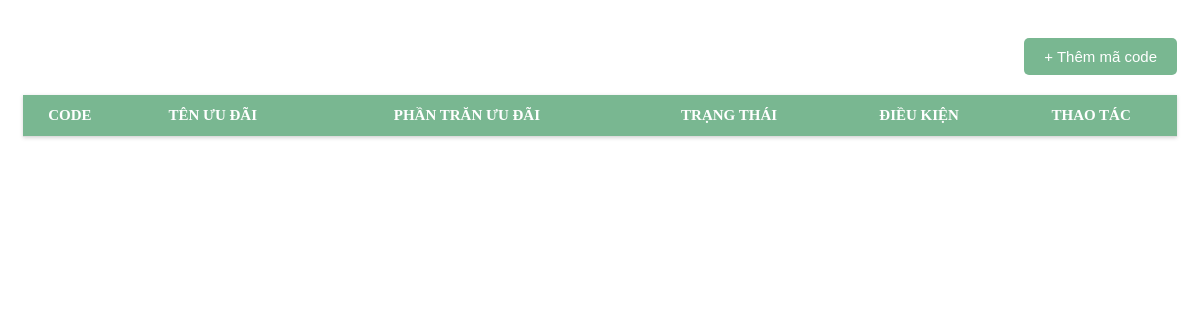
Page /pages/uudaiadmin.php on the earlier database version.
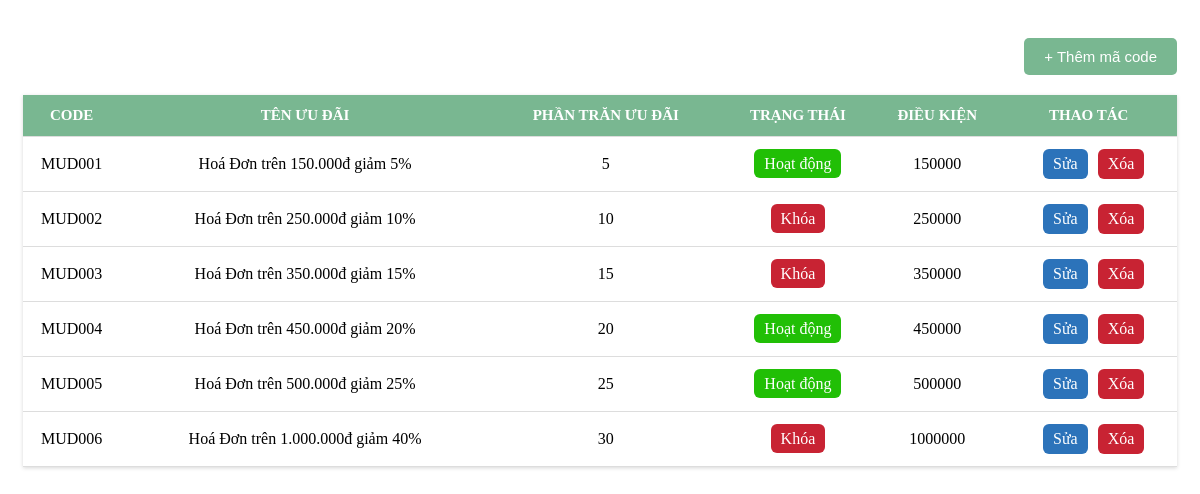
Same page on the later database version.
### tables this page shows
CREATE TABLE `uudai` (
  `CODE` varchar(10) NOT NULL,
  `TENUUDAI` varchar(255) DEFAULT NULL,
  `PHANTRAMUUDAI` int(11) NOT NULL,
  `DIEUKIEN` int(11) NOT NULL,
  `TRANGTHAI` smallint(6) DEFAULT NULL
);

### database/connectDatabase.php (called while the page is built, shortened)
<?php
class connectDatabase{
    public  $conn;
    public function __construct(){
        $this->servername = "localhost";
        $this->username = "root";
        $this->password = "Oanh2004!";
        $this->database = "cinema";
        $this->conn= new mysqli($this->servername,$this->username,$this->password,$this->database);
    }
    public function executeQuery($Querry) {
        try{
            $result = $this->conn->query($Querry);
            return $result;
        }catch(Exception $e){
            echo "Lỗi roogi kìa aaaaa: " . $e->getMessage();
            return false;
        }
    }
}

### pages/uudaiadmin.php (the view, shortened to what this page needs)
<div class="container__endow" id="container__endow">
        <div class="endow__add">
            <button>+ Thêm mã code</button>
        </div>
        <table class="endow">
            <thead>
                <tr>
                    <th>CODE</th>
                    <th>TÊN ƯU ĐÃI</th>
                    <th> PHẦN TRĂN ƯU ĐÃI</th>
                    <th>TRẠNG THÁI</th>
                    <th>ĐIỀU KIỆN</th>
                    <th>THAO TÁC</th>
                </tr>
            </thead>
            <tbody>
                <?php
                    $list = endowList();
                    foreach($list as $item) {
                        echo ' <tr>';
                        echo '<td>'.$item['CODE'].'</td>';
                        echo '<td>'.$item['TENUUDAI'].'</td>';
                        echo '<td>'.$item['PHANTRAMUUDAI']. '</td>';
                        echo '<td><span class="' . (($item['TRANGTHAI'] == 1) ? '' : 'red') . '">' . (($item['TRANGTHAI'] == 1) ? 'Hoạt động' : 'Khóa') . '</span></td>';
                        echo '<td>'.$item['DIEUKIEN'].'</td>';
                        echo '<td>
                                <ul>
                            <li>
                                <a href="" class="endow__edit">
                                    <i class="fa-regular fa-pen-to-square"></i>
                                    Sửa
                                </a>
                            </li>
                            <li>
                                <a href="">
                                    <i class="fa-solid fa-trash-can"></i>
                                    Xóa
                                </a>
                            </li>
                                </ul>
                                </td>';
                        echo '</tr>';
                    }
                ?>
            </tbody>
        </table>
 </div>
<?php
    function endowList() {
        $list = array();
        $conn = new connectDatabase();
        $query = "SELECT * FROM uudai";
        $result = $conn->executeQuery($query);
        if($result) {
            while($row = $result->fetch_assoc()) {
                $list[] = $row;
            }
        }else{
            return;
        }
        return $list;
    }
?>

Differences in the rows shown:
added uudai: CODE "MUD001", TENUUDAI "Hoá Đơn trên 150.000đ giảm 5%", PHANTRAMUUDAI "5", TRANGTHAI "Hoạt động", DIEUKIEN "150000"
added uudai: CODE "MUD002", TENUUDAI "Hoá Đơn trên 250.000đ giảm 10%", PHANTRAMUUDAI "10", TRANGTHAI "Khóa", DIEUKIEN "250000"
added uudai: CODE "MUD003", TENUUDAI "Hoá Đơn trên 350.000đ giảm 15%", PHANTRAMUUDAI "15", TRANGTHAI "Khóa", DIEUKIEN "350000"
added uudai: CODE "MUD004", TENUUDAI "Hoá Đơn trên 450.000đ giảm 20%", PHANTRAMUUDAI "20", TRANGTHAI "Hoạt động", DIEUKIEN "450000"
added uudai: CODE "MUD005", TENUUDAI "Hoá Đơn trên 500.000đ giảm 25%", PHANTRAMUUDAI "25", TRANGTHAI "Hoạt động", DIEUKIEN "500000"
added uudai: CODE "MUD006", TENUUDAI "Hoá Đơn trên 1.000.000đ giảm 40%", PHANTRAMUUDAI "30", TRANGTHAI "Khóa", DIEUKIEN "1000000"
